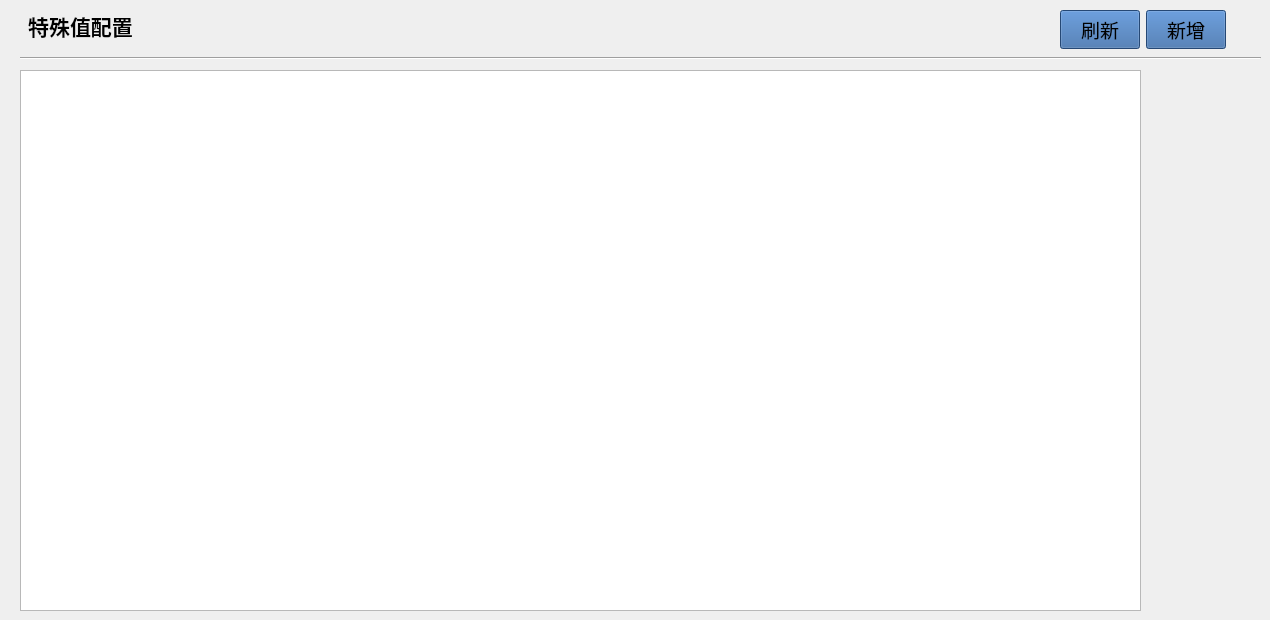
    <widget class="QWidget" name="page_12">
     <widget class="Line" name="line_14">
      <property name="geometry">
       <rect>
        <x>20</x>
        <y>50</y>
        <width>1241</width>
        <height>16</height>
       </rect>
      </property>
      <property name="frameShadow">
       <enum>QFrame::Sunken</enum>
      </property>
      <property name="orientation">
       <enum>Qt::Horizontal</enum>
      </property>
     </widget>
     <widget class="QLabel" name="label_69">
      <property name="geometry">
       <rect>
        <x>20</x>
        <y>10</y>
        <width>121</width>
        <height>31</height>
       </rect>
      </property>
      <property name="font">
       <font>
        <pointsize>16</pointsize>
        <weight>75</weight>
        <bold>true</bold>
       </font>
      </property>
      <property name="styleSheet">
       <string notr="true"/>
      </property>
      <property name="text">
       <string>特殊值配置</string>
      </property>
      <property name="alignment">
       <set>Qt::AlignCenter</set>
      </property>
     </widget>
     <widget class="QPushButton" name="pushButton_AddT">
      <property name="geometry">
       <rect>
        <x>1146</x>
        <y>10</y>
        <width>80</width>
        <height>39</height>
       </rect>
      </property>
      <property name="sizePolicy">
       <sizepolicy hsizetype="Minimum" vsizetype="Expanding">
        <horstretch>0</horstretch>
        <verstretch>0</verstretch>
       </sizepolicy>
      </property>
      <property name="font">
       <font>
        <pointsize>14</pointsize>
       </font>
      </property>
      <property name="styleSheet">
       <string notr="true">background-color: rgb(52, 101, 164);</string>
      </property>
      <property name="text">
       <string>新增</string>
      </property>
     </widget>
     <widget class="QPushButton" name="pushButton_UpdateT">
      <property name="geometry">
       <rect>
        <x>1060</x>
        <y>10</y>
        <width>80</width>
        <height>39</height>
       </rect>
      </property>
      <property name="sizePolicy">
       <sizepolicy hsizetype="Minimum" vsizetype="Expanding">
        <horstretch>0</horstretch>
        <verstretch>0</verstretch>
       </sizepolicy>
      </property>
      <property name="font">
       <font>
        <pointsize>14</pointsize>
       </font>
      </property>
      <property name="styleSheet">
       <string notr="true">background-color: rgb(52, 101, 164);</string>
      </property>
      <property name="text">
       <string>刷新</string>
      </property>
     </widget>
     <widget class="QTableWidget" name="tableWidget_Te">
      <property name="geometry">
       <rect>
        <x>20</x>
        <y>70</y>
        <width>1121</width>
        <height>541</height>
       </rect>
      </property>
      <attribute name="horizontalHeaderStretchLastSection">
       <bool>false</bool>
      </attribute>
      <attribute name="verticalHeaderVisible">
       <bool>false</bool>
      </attribute>
     </widget>
    </widget>
